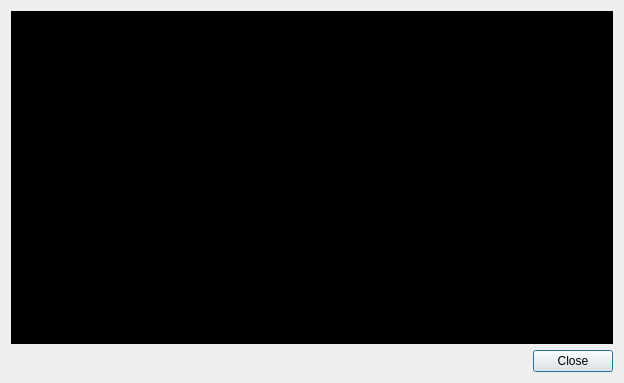
<?xml version="1.0" encoding="UTF-8"?>
<ui version="4.0">
 <class>PingOutDialog</class>
 <widget class="QDialog" name="PingOutDialog">
  <property name="geometry">
   <rect>
    <x>0</x>
    <y>0</y>
    <width>624</width>
    <height>383</height>
   </rect>
  </property>
  <property name="windowTitle">
   <string>Dialog</string>
  </property>
  <layout class="QGridLayout" name="gridLayout">
   <item row="0" column="0">
    <widget class="QPlainTextEdit" name="plainTextEdit">
     <property name="styleSheet">
      <string notr="true">background-color: rgb(0, 0, 0);
color: rgb(0, 170, 0);</string>
     </property>
     <property name="readOnly">
      <bool>true</bool>
     </property>
     <property name="backgroundVisible">
      <bool>false</bool>
     </property>
    </widget>
   </item>
   <item row="1" column="0">
    <widget class="QDialogButtonBox" name="buttonBox">
     <property name="standardButtons">
      <set>QDialogButtonBox::Close</set>
     </property>
    </widget>
   </item>
  </layout>
 </widget>
 <resources/>
 <connections/>
</ui>
